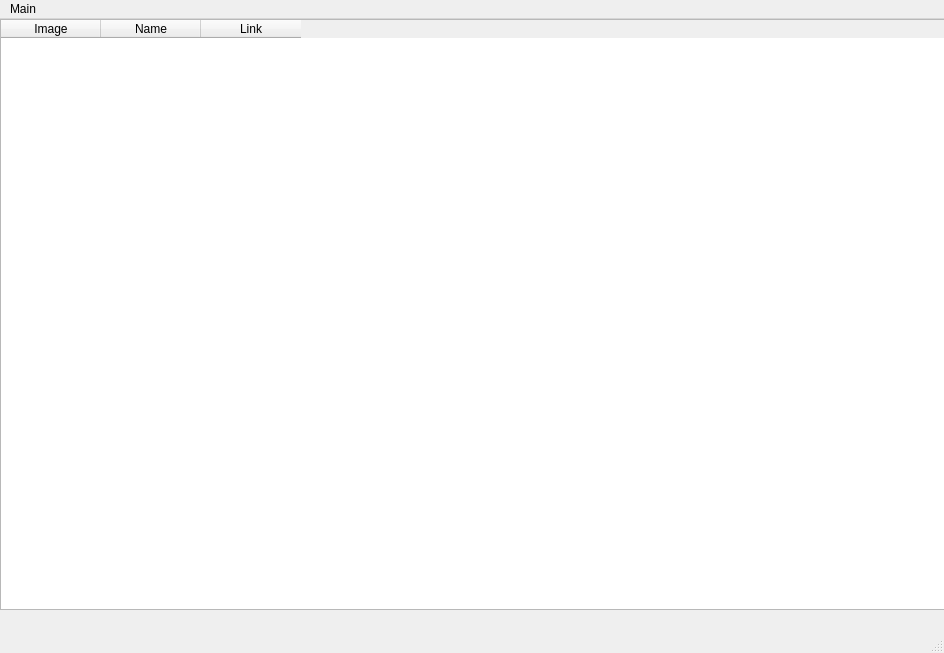
<?xml version="1.0" encoding="UTF-8"?>
<ui version="4.0">
 <class>MainWindow</class>
 <widget class="QMainWindow" name="MainWindow">
  <property name="geometry">
   <rect>
    <x>0</x>
    <y>0</y>
    <width>944</width>
    <height>653</height>
   </rect>
  </property>
  <property name="windowTitle">
   <string>MainWindow</string>
  </property>
  <widget class="QWidget" name="centralwidget">
   <widget class="QTableWidget" name="tableWidget">
    <property name="geometry">
     <rect>
      <x>0</x>
      <y>0</y>
      <width>951</width>
      <height>591</height>
     </rect>
    </property>
    <property name="columnCount">
     <number>3</number>
    </property>
    <column>
     <property name="text">
      <string>Image</string>
     </property>
    </column>
    <column>
     <property name="text">
      <string>Name</string>
     </property>
    </column>
    <column>
     <property name="text">
      <string>Link</string>
     </property>
    </column>
   </widget>
  </widget>
  <widget class="QMenuBar" name="menubar">
   <property name="geometry">
    <rect>
     <x>0</x>
     <y>0</y>
     <width>944</width>
     <height>34</height>
    </rect>
   </property>
   <widget class="QMenu" name="menuMain">
    <property name="title">
     <string>Main</string>
    </property>
   </widget>
   <addaction name="menuMain"/>
  </widget>
  <widget class="QStatusBar" name="statusbar"/>
 </widget>
 <resources/>
 <connections/>
</ui>
